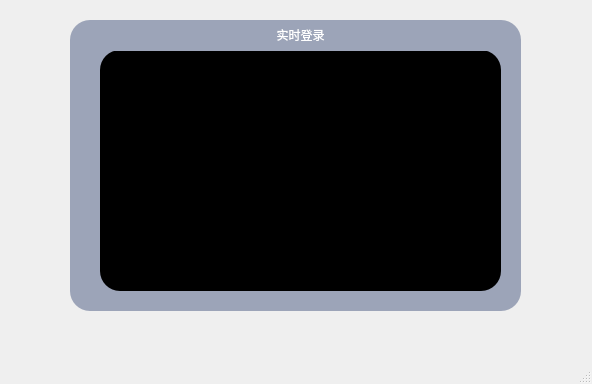
<?xml version="1.0" encoding="UTF-8"?>
<ui version="4.0">
 <class>MainWindow2</class>
 <widget class="QMainWindow" name="MainWindow2">
  <property name="geometry">
   <rect>
    <x>0</x>
    <y>0</y>
    <width>592</width>
    <height>384</height>
   </rect>
  </property>
  <property name="windowTitle">
   <string>MainWindow</string>
  </property>
  <widget class="QWidget" name="centralwidget">
   <widget class="QFrame" name="frame">
    <property name="geometry">
     <rect>
      <x>70</x>
      <y>20</y>
      <width>451</width>
      <height>291</height>
     </rect>
    </property>
    <property name="styleSheet">
     <string notr="true">QFrame{
	background-color: rgb(156,164,184);
border-radius : 20px

}</string>
    </property>
    <property name="frameShape">
     <enum>QFrame::StyledPanel</enum>
    </property>
    <property name="frameShadow">
     <enum>QFrame::Raised</enum>
    </property>
    <widget class="QLabel" name="label">
     <property name="geometry">
      <rect>
       <x>30</x>
       <y>30</y>
       <width>401</width>
       <height>241</height>
      </rect>
     </property>
     <property name="styleSheet">
      <string notr="true">background-color: rgb(0, 0, 0);</string>
     </property>
     <property name="text">
      <string/>
     </property>
    </widget>
    <widget class="QLabel" name="label_2">
     <property name="geometry">
      <rect>
       <x>30</x>
       <y>0</y>
       <width>401</width>
       <height>31</height>
      </rect>
     </property>
     <property name="styleSheet">
      <string notr="true">color: rgb(255, 255, 255);
font: 9pt &quot;方正楷体简体&quot;;</string>
     </property>
     <property name="text">
      <string>&lt;html&gt;&lt;head/&gt;&lt;body&gt;&lt;p align=&quot;center&quot;&gt;实时登录&lt;/p&gt;&lt;/body&gt;&lt;/html&gt;</string>
     </property>
    </widget>
   </widget>
  </widget>
  <widget class="QMenuBar" name="menubar">
   <property name="geometry">
    <rect>
     <x>0</x>
     <y>0</y>
     <width>592</width>
     <height>26</height>
    </rect>
   </property>
  </widget>
  <widget class="QStatusBar" name="statusbar"/>
 </widget>
 <resources/>
 <connections/>
</ui>
